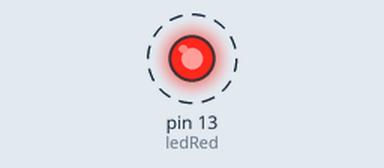
This sketch was run on a simulated Arduino Uno, built with avr-gcc and run on an emulated ATmega328P. Shown: output pins drawn as LEDs (lit = HIGH). Dashed ring = blinking.

Above: at 0.1 s.
Timing chart, 0 to 3.0 s (numbered marks = the images above):
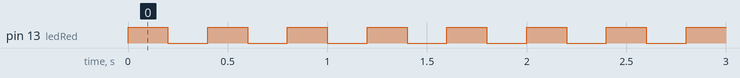

Measured:
- by itself, pin 13 (ledRed): alternates HIGH for 0.20 s and LOW for 0.20 s

The sketch:

sketch.ino
```cpp
const int ledRed = 13;

void setup() {
  pinMode(ledRed, OUTPUT);
}

void loop() {
  digitalWrite(ledRed, HIGH);
  delay(200);
  digitalWrite(ledRed, LOW);
  delay(200);
}
```
